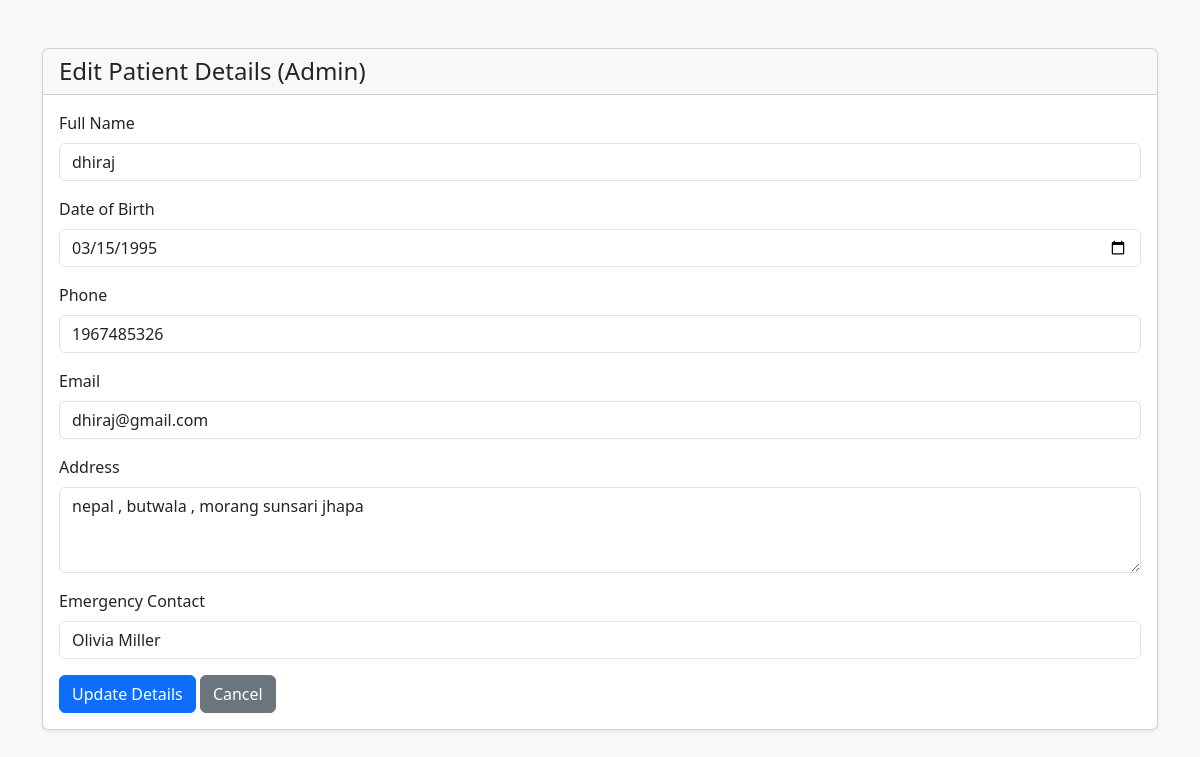
Page /admin/edit-patient/dhiraj (signed in) on the committed database.
### models/models.py (models this page shows)
class Patient(db.Model):
    id=db.Column(db.Integer(),primary_key=True)
    userid = db.Column(db.Integer(),nullable=False)
    name=db.Column(db.String(50),nullable = False)
    dob = db.Column(db.String(20),nullable = False)
    phone= db.Column(db.Integer(),nullable = False)
    email=db.Column(db.String(50),nullable = False)
    address=db.Column(db.String(200),nullable = False)
    emergencycontact=db.Column(db.String(50),nullable = False)

### controllers/editPateintDetailsByAdmin.py (the view, shortened to what this page needs)
@theeditpatientdetailsByAdmin.route("/admin/edit-patient/<string:username>", methods=['GET','POST'])
def EditPatientDetailsByAdmin(username):
    if('user' in session):
        patientuserid= User.query.filter_by(username=username, role="patient").first().id
        print("Patient username to edit:", patientuserid)
        patient = Patient.query.filter_by(userid=patientuserid).first_or_404()
    return render_template("editPatientDetailsByAdmin.html", patient=patient)

### templates/editPatientDetailsByAdmin.html (shortened to what this page needs)
<!DOCTYPE html>
<html lang="en">
<head>
    <link rel="stylesheet" href="https://cdn.jsdelivr.net/npm/bootstrap@5.3.0/dist/css/bootstrap.min.css">
</head>
<body class="bg-light">
<div class="container mt-5">
    <div class="card shadow-sm">
        <div class="card-header">
            <h4 class="mb-0">Edit Patient Details (Admin)</h4>
        </div>
        <div class="card-body">
            <form method="POST">
                <div class="mb-3">
                    <label class="form-label">Full Name</label>
                    <input type="text" name="name" class="form-control"
                           value="{{ patient.name }}" required>
                </div>
                <div class="mb-3">
                    <label class="form-label">Date of Birth</label>
                    <input type="date" name="dob" class="form-control"
                           value="{{ patient.dob }}" required>
                </div>
                <div class="mb-3">
                    <label class="form-label">Phone</label>
                    <input type="text" name="phone" class="form-control"
                           value="{{ patient.phone }}" required>
                </div>
                <div class="mb-3">
                    <label class="form-label">Email</label>
                    <input type="email" name="email" class="form-control"
                           value="{{ patient.email }}" required>
                </div>
                <div class="mb-3">
                    <label class="form-label">Address</label>
                    <textarea name="address" class="form-control" rows="3" required>{{ patient.address }}</textarea>
                </div>
                <div class="mb-3">
                    <label class="form-label">Emergency Contact</label>
                    <input type="text" name="emergencycontact" class="form-control"
                           value="{{ patient.emergencycontact }}" required>
                </div>
                <button type="submit" class="btn btn-primary">Update Details</button>
                <a href="/dashboard/admin" class="btn btn-secondary">Cancel</a>
            </form>
        </div>
    </div>
</div>
</body>
</html>

### rows in the picture
Patient: name "dhiraj", dob "03/15/1995", phone "1967485326", email "dhiraj@gmail.com", address "nepal , butwala , morang sunsari jhapa", emergencycontact "Olivia Miller"
